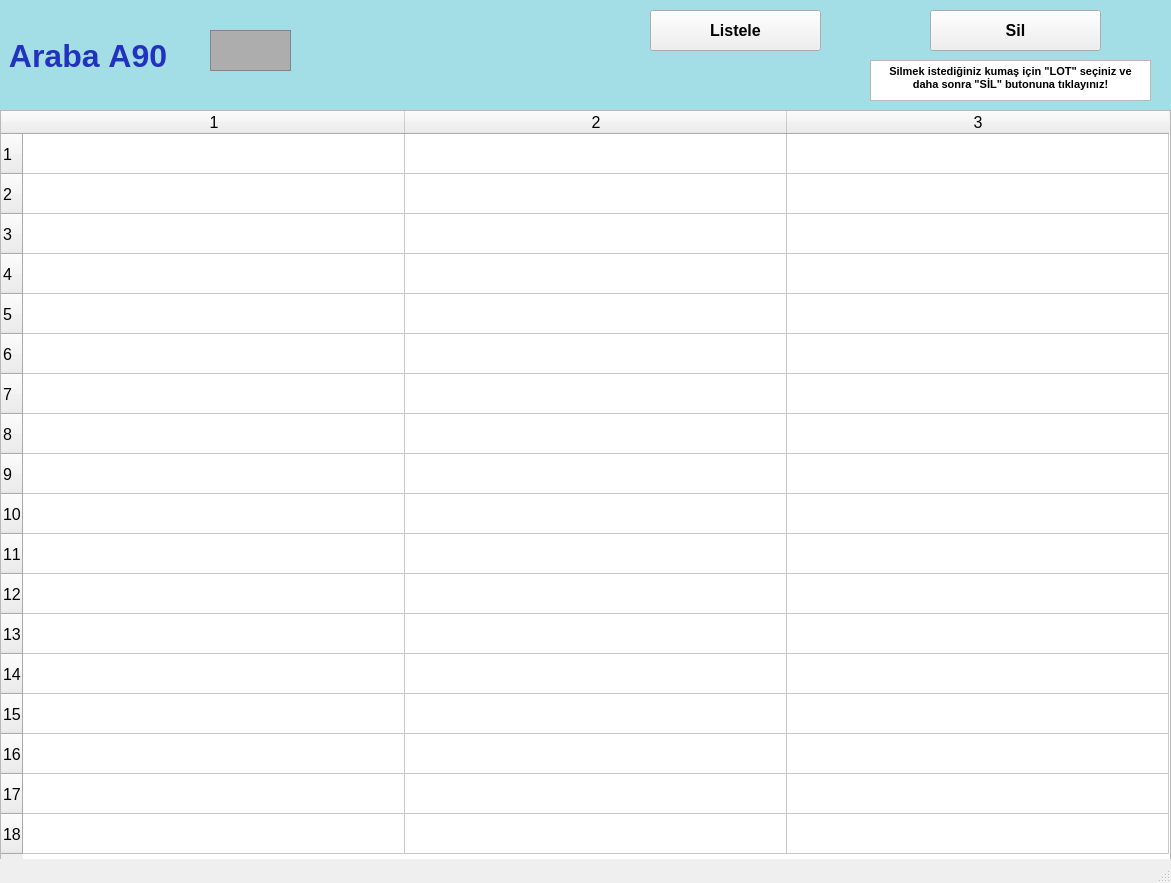
<?xml version="1.0" encoding="UTF-8"?>
<ui version="4.0">
 <class>arabalarA90_ekran</class>
 <widget class="QMainWindow" name="arabalarA90_ekran">
  <property name="geometry">
   <rect>
    <x>0</x>
    <y>0</y>
    <width>1171</width>
    <height>883</height>
   </rect>
  </property>
  <property name="font">
   <font>
    <pointsize>12</pointsize>
    <weight>50</weight>
    <bold>false</bold>
    <kerning>false</kerning>
   </font>
  </property>
  <property name="windowTitle">
   <string/>
  </property>
  <widget class="QWidget" name="centralwidget">
   <widget class="QLabel" name="arabaA1yazi_lbl">
    <property name="geometry">
     <rect>
      <x>0</x>
      <y>0</y>
      <width>1171</width>
      <height>111</height>
     </rect>
    </property>
    <property name="font">
     <font>
      <pointsize>24</pointsize>
      <weight>75</weight>
      <bold>true</bold>
     </font>
    </property>
    <property name="styleSheet">
     <string notr="true">background-color: rgb(163, 221, 229);
color: rgb(34, 50, 190);</string>
    </property>
    <property name="text">
     <string> Araba A90</string>
    </property>
   </widget>
   <widget class="QFrame" name="arabaA1_img">
    <property name="geometry">
     <rect>
      <x>210</x>
      <y>30</y>
      <width>81</width>
      <height>41</height>
     </rect>
    </property>
    <property name="styleSheet">
     <string notr="true">background-color: rgb(173, 173, 173);</string>
    </property>
    <property name="frameShape">
     <enum>QFrame::StyledPanel</enum>
    </property>
    <property name="frameShadow">
     <enum>QFrame::Raised</enum>
    </property>
   </widget>
   <widget class="QPushButton" name="listele90_btn">
    <property name="geometry">
     <rect>
      <x>650</x>
      <y>10</y>
      <width>171</width>
      <height>41</height>
     </rect>
    </property>
    <property name="font">
     <font>
      <pointsize>12</pointsize>
      <weight>75</weight>
      <bold>true</bold>
     </font>
    </property>
    <property name="text">
     <string>Listele</string>
    </property>
   </widget>
   <widget class="QTableWidget" name="A90_tw">
    <property name="geometry">
     <rect>
      <x>0</x>
      <y>110</y>
      <width>1171</width>
      <height>751</height>
     </rect>
    </property>
    <property name="baseSize">
     <size>
      <width>0</width>
      <height>0</height>
     </size>
    </property>
    <property name="rowCount">
     <number>18</number>
    </property>
    <property name="columnCount">
     <number>3</number>
    </property>
    <attribute name="horizontalHeaderVisible">
     <bool>true</bool>
    </attribute>
    <attribute name="horizontalHeaderCascadingSectionResizes">
     <bool>false</bool>
    </attribute>
    <attribute name="horizontalHeaderDefaultSectionSize">
     <number>382</number>
    </attribute>
    <attribute name="horizontalHeaderMinimumSectionSize">
     <number>38</number>
    </attribute>
    <attribute name="verticalHeaderDefaultSectionSize">
     <number>40</number>
    </attribute>
    <attribute name="verticalHeaderMinimumSectionSize">
     <number>23</number>
    </attribute>
    <row/>
    <row/>
    <row/>
    <row/>
    <row/>
    <row/>
    <row/>
    <row/>
    <row/>
    <row/>
    <row/>
    <row/>
    <row/>
    <row/>
    <row/>
    <row/>
    <row/>
    <row/>
    <column/>
    <column/>
    <column/>
   </widget>
   <widget class="QPushButton" name="sil90_btn">
    <property name="geometry">
     <rect>
      <x>930</x>
      <y>10</y>
      <width>171</width>
      <height>41</height>
     </rect>
    </property>
    <property name="font">
     <font>
      <pointsize>12</pointsize>
      <weight>75</weight>
      <bold>true</bold>
     </font>
    </property>
    <property name="text">
     <string>Sil</string>
    </property>
   </widget>
   <widget class="QTextBrowser" name="textBrowser">
    <property name="geometry">
     <rect>
      <x>870</x>
      <y>60</y>
      <width>281</width>
      <height>41</height>
     </rect>
    </property>
    <property name="html">
     <string>&lt;!DOCTYPE HTML PUBLIC &quot;-//W3C//DTD HTML 4.0//EN&quot; &quot;http://www.w3.org/TR/REC-html40/strict.dtd&quot;&gt;
&lt;html&gt;&lt;head&gt;&lt;meta name=&quot;qrichtext&quot; content=&quot;1&quot; /&gt;&lt;style type=&quot;text/css&quot;&gt;
p, li { white-space: pre-wrap; }
&lt;/style&gt;&lt;/head&gt;&lt;body style=&quot; font-family:'MS Shell Dlg 2'; font-size:12pt; font-weight:400; font-style:normal;&quot;&gt;
&lt;p align=&quot;center&quot; style=&quot; margin-top:0px; margin-bottom:0px; margin-left:0px; margin-right:0px; -qt-block-indent:0; text-indent:0px;&quot;&gt;&lt;span style=&quot; font-size:8pt; font-weight:600;&quot;&gt;Silmek istediğiniz kumaş için &amp;quot;LOT&amp;quot; seçiniz ve daha sonra &amp;quot;SİL&amp;quot; butonuna tıklayınız!&lt;/span&gt;&lt;/p&gt;&lt;/body&gt;&lt;/html&gt;</string>
    </property>
   </widget>
  </widget>
  <widget class="QStatusBar" name="statusbar"/>
 </widget>
 <resources/>
 <connections/>
</ui>
